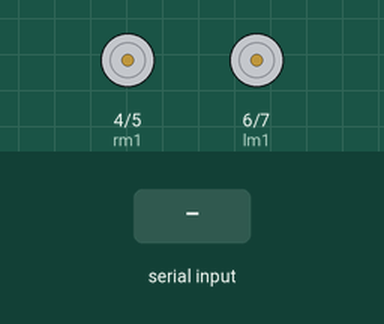
Simulated run of this sketch. Board: Arduino Uno, built with avr-gcc and run on an emulated ATmega328P. On the bench: motor-driver pin pairs drawn as motors (green arrow = first pin HIGH = forward, orange = second pin HIGH = backward, longer = more drive). Inputs (shaded band) come from the test bench.

Above: at 1.2 s.
1.3 s: "f" received over the second serial link
At 1.7 s:
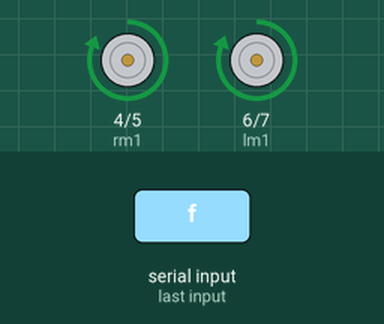
3.3 s: "b" received over the second serial link
At 3.7 s:
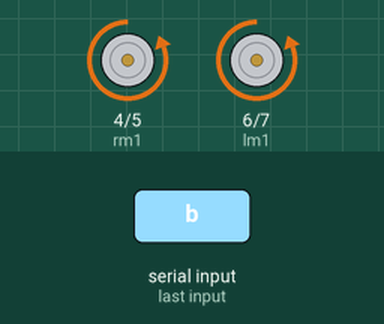
5.3 s: "l" received over the second serial link
At 5.7 s:
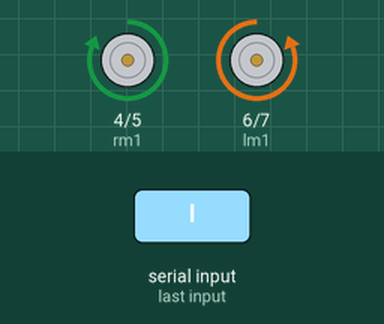
7.3 s: "r" received over the second serial link
At 7.7 s:
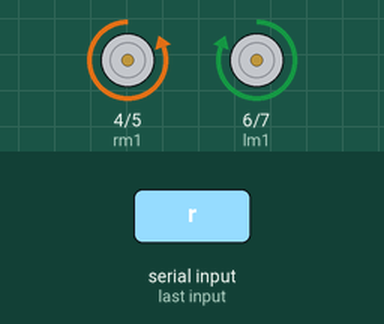
Timing chart, 0 to 10.3 s (numbered marks = the images above; inputs shaded):
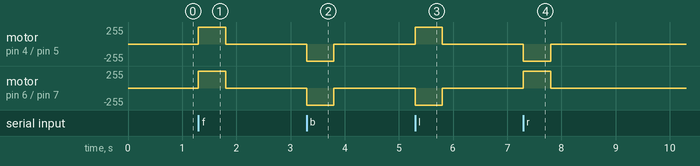

The sketch:

motors.ino
```cpp
#include<SoftwareSerial.h>

SoftwareSerial remote(2, 3); // RX | TX //connecting bluetooth module

#define lm1 6 // leftmotor
#define lm2 7 // leftmotor
#define rm1 4 // rightmotor
#define rm2 5 // rightmotor

char val;

void setup()
{
  remote.begin(9600); // starting bluetooth module
  pinMode(lm1, OUTPUT);// invoking or setting leftmotor
  pinMode(lm2, OUTPUT);// invoking or setting leftmotor
  pinMode(rm1, OUTPUT);// invoking or setting rightmotor
  pinMode(rm2, OUTPUT);// invoking or setting rightmotor
  //remote.println("Connecting to bluetooth");
  //a random text to bluetooth device
}

void loop()
{
   if(remote.available()>0) //checking bluetooth device
   {
    val = remote.read(); // reading data from bluetooth device
   }
   switch(val){
    case 'f': fwd(); //moves forward when f is pressed
               val='s';
               break;

    case 'b': bwd(); // moves backward when b is pressed
              val='s';
               break;

    case 'l': left();// moves left when l is pressed
              val='s';
               break;
    case 'r': right();// moves right when r is pressed
              val='s';
               break;
    case 's':
    default:  stp(); // stops when s or other than any alphabet is pressed
               break;
   }
}

void fwd() // forward movement of motor
{
  digitalWrite(lm1,HIGH);
  digitalWrite(lm2,LOW);
  digitalWrite(rm1,HIGH);
  digitalWrite(rm2,LOW);
  delay(500);
}

void bwd() // backward movement of motor
{
  digitalWrite(lm2,HIGH);
  digitalWrite(lm1,LOW);
  digitalWrite(rm2,HIGH);
  digitalWrite(rm1,LOW);
   delay(500);
}

void left() // left movement of motor
{
  digitalWrite(lm2,HIGH);
  digitalWrite(lm1,LOW);
  digitalWrite(rm1,HIGH);
  digitalWrite(rm2,LOW);
  delay(500);
}


void right()//right movement of motor
{
  digitalWrite(lm1,HIGH);
  digitalWrite(lm2,LOW);
  digitalWrite(rm2,HIGH);
  digitalWrite(rm1,LOW);
  delay(500);
}
void stp()//stop
{
  digitalWrite(lm1,LOW);
  digitalWrite(lm2,LOW);
  digitalWrite(rm2,LOW);
  digitalWrite(rm1,LOW);

}
```

Measured:
- after the input at 1.3 s, motor on pin 4 (rm1) / pin 5 (rm2), motor on pin 6 (lm1) / pin 7 (lm2): stopped → forward 255/255 at once, → stopped 0.50 s later
- after the input at 3.3 s, motor on pin 4 (rm1) / pin 5 (rm2), motor on pin 6 (lm1) / pin 7 (lm2): stopped → backward 255/255 at once, → stopped 0.50 s later
- after the input at 5.3 s, motor on pin 4 (rm1) / pin 5 (rm2): stopped → forward 255/255 at once, → stopped 0.50 s later; motor on pin 6 (lm1) / pin 7 (lm2): stopped → backward 255/255 at once, → stopped 0.50 s later
- after the input at 7.3 s, motor on pin 4 (rm1) / pin 5 (rm2): stopped → backward 255/255 at once, → stopped 0.50 s later; motor on pin 6 (lm1) / pin 7 (lm2): stopped → forward 255/255 at once, → stopped 0.50 s later
